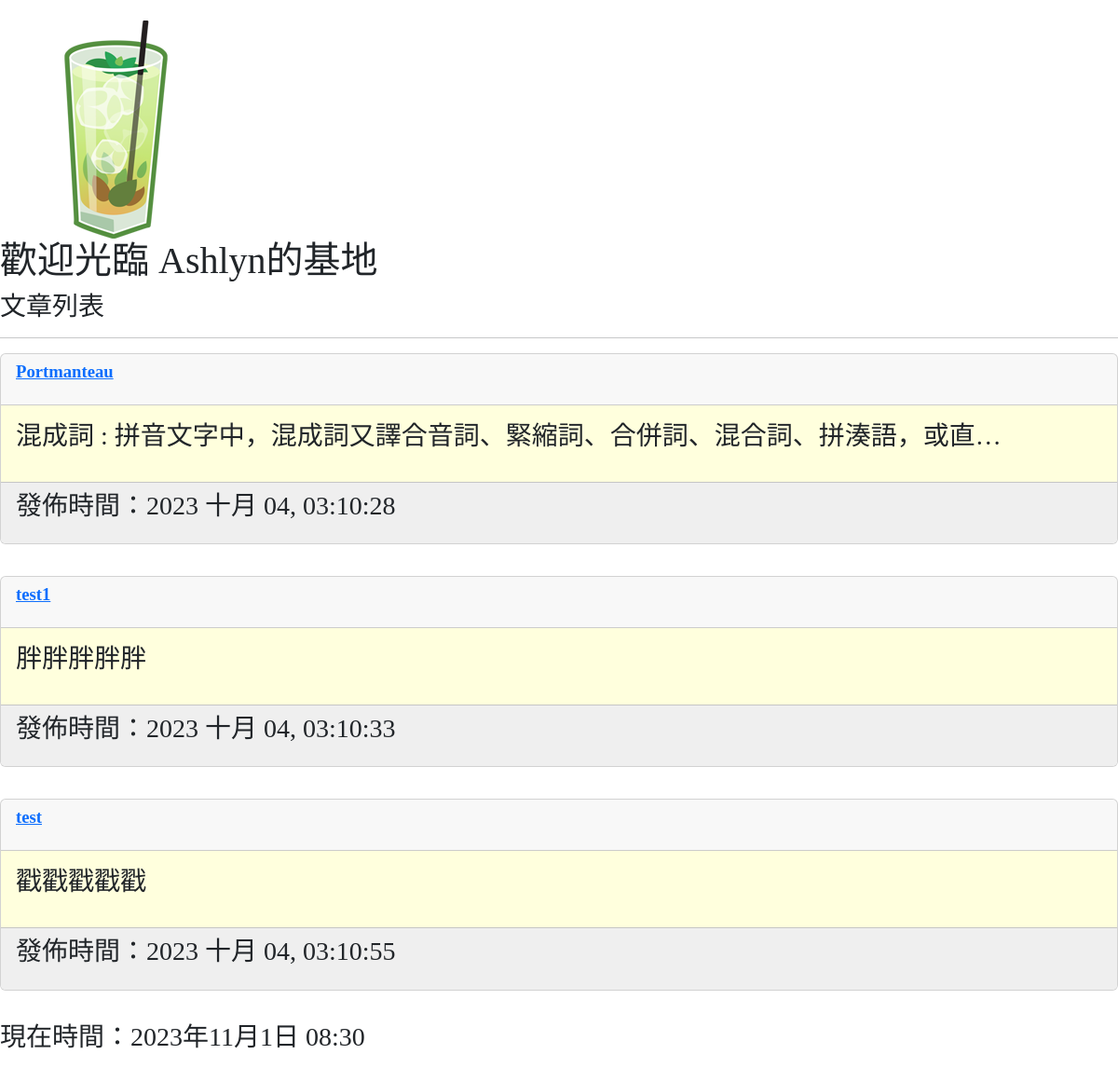
The page / on the database its author committed.
### mysite/models.py (models this page shows, shortened)
class Post(models.Model):
    title = models.CharField(max_length=200)
    slug = models.CharField(max_length=200)
    body = models.TextField()
    pub_date = models.DateTimeField(auto_now_add=True)
    class Meta:
        ordering = ('-pub_date',)

### mysite/views.py (the view)
# urls.py: path('', mv.homepage, name = "homepage"),
def homepage(request):
    posts = Post.objects.all()
    now = datetime.now()
    return render(request, 'index.html', locals())

### templates/index.html (shortened to what this page needs)
{% extends 'base.html' %}
{% block headmessage %}
<h3 style='font-family:標楷體;'>文章列表</a>
{% endblock %}
{% block content %}
{% for post in posts %}
    <div class='card'>
        <div class='card-header'>
            <p style='font-family:微軟正黑體;font-size:14pt;font-weight:bold;'>
                <a href='/post/{{post.slug}}'>{{ post.title }}</a>
    </p>
</div>
    <div class='card-body' style='background-color:#ffffdd'>
    <p>
        {{ post.body | truncatechars:40 }}
    </p>
    </div>
        <div class='card-footer'  style='background-color:#efefef'>
    <p>
         發佈時間：{{ post.pub_date | date:"Y M d, h:m:s"}}
    </p>
        </div>
</div>
<br>
{% endfor %}
{% endblock %}

### rows shown on the page
Post: title "Portmanteau", body "混成詞 : 拼音文字中，混成詞又譯合音詞、緊縮詞、合併詞、混合詞、拼湊語，或直…", pub_date "2023 十月 04, 03:10:28"
Post: title "test1", body "胖胖胖胖胖", pub_date "2023 十月 04, 03:10:33"
Post: title "test", body "戳戳戳戳戳", pub_date "2023 十月 04, 03:10:55"
